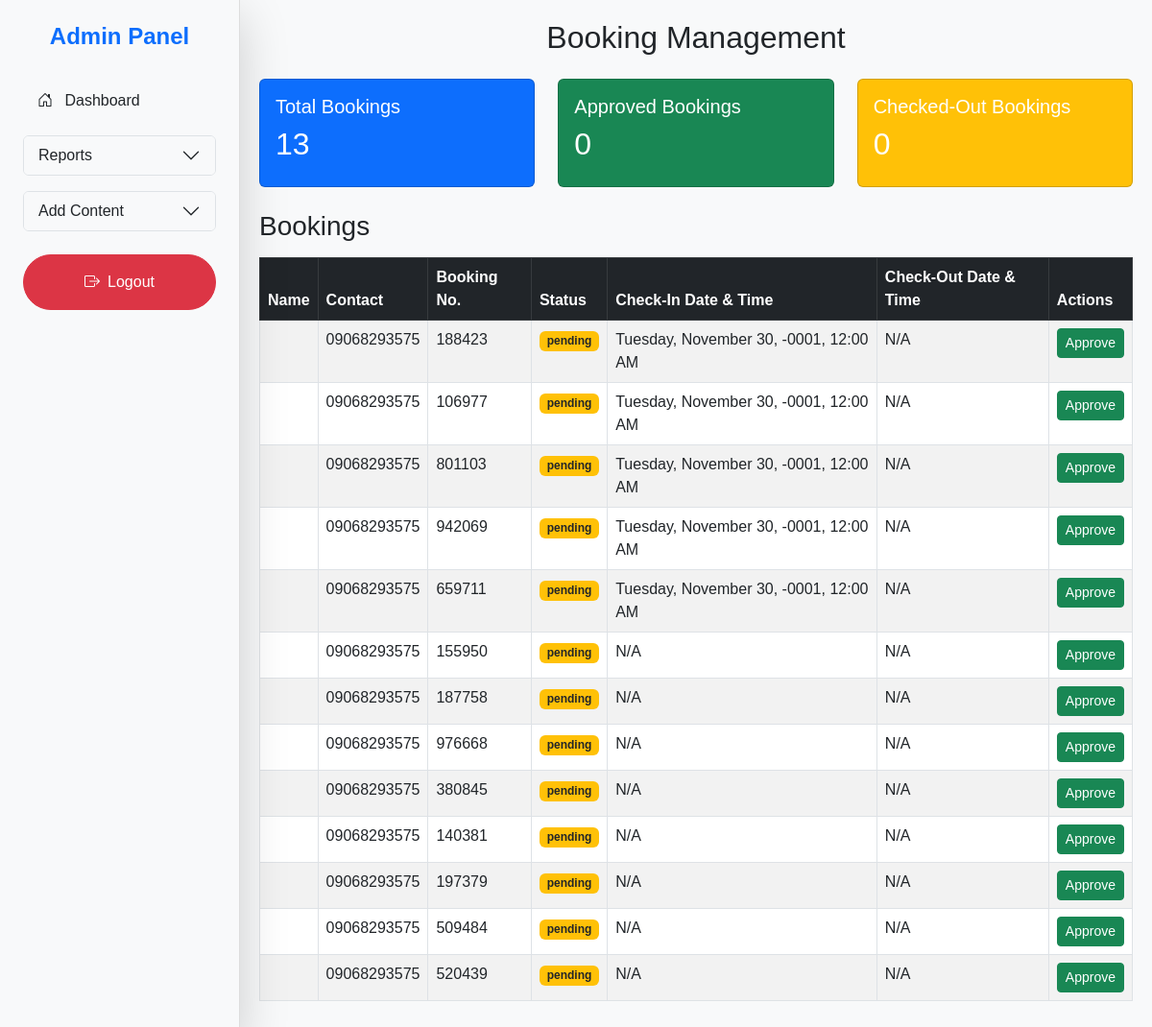
The app's page /admin.php (signed in), older data.
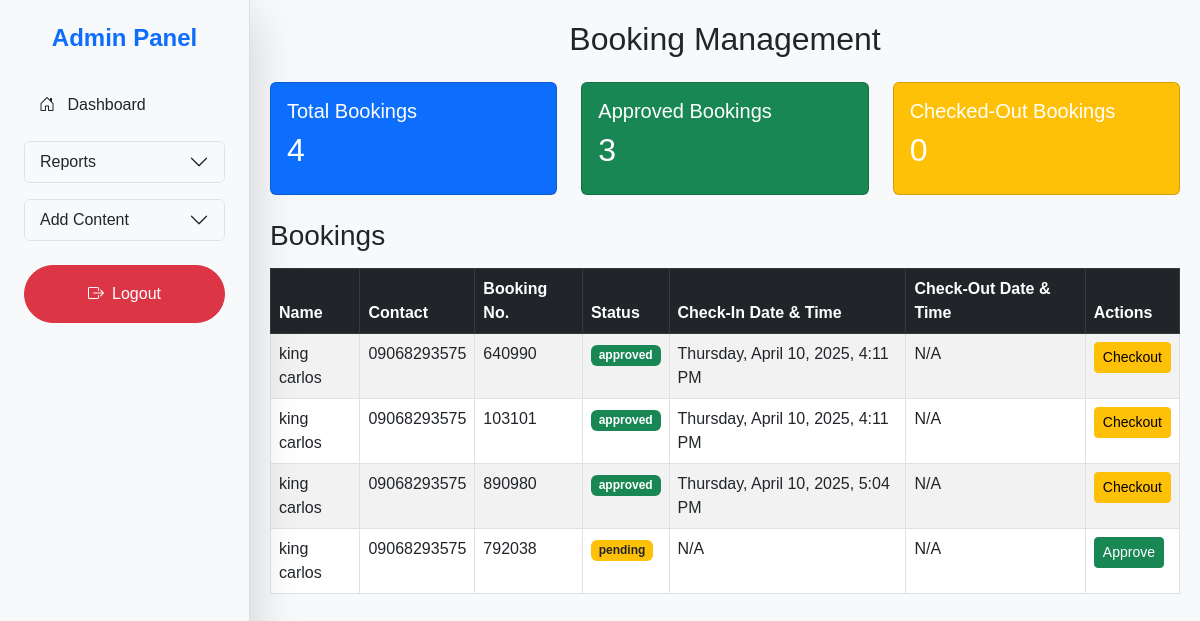
The same page, newer data.
### tables this page shows
CREATE TABLE `bookings` (
  `id` int(11) NOT NULL,
  `firstname` varchar(255) NOT NULL,
  `middlename` varchar(250) NOT NULL,
  `lastname` varchar(250) NOT NULL,
  `contact` varchar(50) NOT NULL,
  `address` text NOT NULL,
  `booking_number` int(11) NOT NULL,
  `date_of_reservation` date DEFAULT NULL,
  `date_of_inquiry` timestamp NOT NULL DEFAULT current_timestamp(),
  `check_in_date` date DEFAULT NULL,
  `check_in_time` time DEFAULT NULL,
  `check_out_date` date DEFAULT NULL,
  `check_out_time` time DEFAULT NULL,
  `swimming_type` enum('daytour','night','barkada_package') NOT NULL,
  `total_pax` int(11) NOT NULL,
  `3yrs_old_below` int(250) NOT NULL,
  `adults` int(11) NOT NULL,
  `kids_seniors_pwds` int(11) NOT NULL,
  `cottage_type` varchar(250) DEFAULT NULL,
  `cottage_quantity` int(11) DEFAULT 0,
  `room_type` enum('Deluxe','Standard','Family') DEFAULT NULL,
  `room_quantity` int(11) DEFAULT 0,
  `total_amount` decimal(10,2) NOT NULL,
  `status` enum('pending','approved','checked_out') DEFAULT 'pending',
  `entrance_fee` decimal(10,2) NOT NULL DEFAULT 0.00,
  `cottage_room_fee` decimal(10,2) NOT NULL DEFAULT 0.00
);

### admin.php (the view, shortened to what this page needs)
<?php
include 'db_connect.php';
$stats_query = "
    SELECT
        COUNT(*) AS total,
        SUM(CASE WHEN status = 'approved' THEN 1 ELSE 0 END) AS total_approved,
        SUM(CASE WHEN status = 'Checked_out' THEN 1 ELSE 0 END) AS total_checked_out
    FROM bookings";
$stats_result = $conn->query($stats_query);
$stats = $stats_result->fetch_assoc();
$total_bookings = $stats['total'] ?? 0;
$total_approved = $stats['total_approved'] ?? 0;
$total_checked_out = $stats['total_checked_out'] ?? 0;
$query = "SELECT * FROM bookings WHERE status IN ('Pending', 'approved', 'Checked_out')";
$result = $conn->query($query);
?>
<!DOCTYPE html>
<html lang="en">
<head>
    <link href="https://cdn.jsdelivr.net/npm/bootstrap@5.3.0/dist/css/bootstrap.min.css" rel="stylesheet">
    <link href="https://cdn.jsdelivr.net/npm/bootstrap-icons/font/bootstrap-icons.css" rel="stylesheet">
</head>
<body>
    <?php include('sidebar.php'); ?>
    <div class="content">
        <h2 class="text-center mb-4">Booking Management</h2>
        <div class="row mb-4">
            <div class="col-md-4">
                <div class="card bg-primary text-white">
                    <div class="card-body">
                        <h5>Total Bookings</h5>
                        <h2><?php echo $total_bookings; ?></h2>
                    </div>
                </div>
            </div>
            <div class="col-md-4">
                <div class="card bg-success text-white">
                    <div class="card-body">
                        <h5>Approved Bookings</h5>
                        <h2><?php echo $total_approved; ?></h2>
                    </div>
                </div>
            </div>
            <div class="col-md-4">
                <div class="card bg-warning text-white">
                    <div class="card-body">
                        <h5>Checked-Out Bookings</h5>
                        <h2><?php echo $total_checked_out; ?></h2>
                    </div>
                </div>
            </div>
        </div>
        <div class="d-flex justify-content-between align-items-center mb-3">
            <h3 class="mb-0">Bookings</h3>
        </div>
        <table class="table table-striped table-bordered">
            <thead class="table-dark">
                <tr>
                    <th>Name</th>
                    <th>Contact</th>
                    <th>Booking No.</th>
                    <th>Status</th>
                    <th>Check-In Date & Time</th>
                    <th>Check-Out Date & Time</th>
                    <th>Actions</th>
                </tr>
            </thead>
            <tbody>
                <?php while ($row = $result->fetch_assoc()) { ?>
                    <tr>
                        <td><?php echo htmlspecialchars($row['firstname'] . ' ' . $row['lastname']); ?></td>
                        <td><?php echo htmlspecialchars($row['contact']); ?></td>
                        <td><?php echo htmlspecialchars($row['booking_number']); ?></td>
                        <td>
                            <span
                                class="badge
                                <?php echo ($row['status'] == 'approved') ? 'bg-success' : (($row['status'] == 'Checked_out') ? 'bg-secondary' : 'bg-warning text-dark'); ?>">
                                <?php echo htmlspecialchars($row['status']); ?>
                            </span>
                        </td>
                        <td><?php
                            echo !empty($row['check_in_date']) && !empty($row['check_in_time'])
                                ? date("l, F j, Y, g:i A", strtotime($row['check_in_date'] . ' ' . substr($row['check_in_time'], 0, 5)))
                                : 'N/A';
                            ?>
                        </td>
                        <td> <?php
                                echo !empty($row['check_out_date']) && !empty($row['check_out_time'])
                                    ? date("l, F j, Y, g:i A", strtotime($row['check_out_date'] . ' ' . substr($row['check_out_time'], 0, 5)))
                                    : 'N/A';
                                ?>
                        </td>
                        <td>
                            <form method="POST" class="d-inline">
                                <?php if ($row['status'] == 'pending') { ?>
                                    <button class="btn btn-success btn-sm"
                                        onclick="confirmAction(event, 'approve', <?php echo $row['id']; ?>, '<?php echo $row['firstname']; ?>')">Approve</button>
                                <?php } ?>
                                <?php if ($row['status'] == 'approved') { ?>
                                    <button class="btn btn-warning btn-sm"
                                        onclick="confirmAction(event, 'checkout', <?php echo $row['id']; ?>, '<?php echo $row['firstname']; ?>')">Checkout</button>
                                <?php } ?>
                            </form>
                        </td>
                    </tr>
                <?php } ?>
            </tbody>
        </table>
    </div>
</body>
</html>

Row changes from the older to the newer data that the page shows:
removed bookings: contact "09068293575", booking_number "188423", status "pending", check_in_date+check_in_time "Tuesday, November 30, -0001, 12:00 AM", shows "N/A"
removed bookings: contact "09068293575", booking_number "106977", status "pending", check_in_date+check_in_time "Tuesday, November 30, -0001, 12:00 AM", shows "N/A"
removed bookings: contact "09068293575", booking_number "801103", status "pending", check_in_date+check_in_time "Tuesday, November 30, -0001, 12:00 AM", shows "N/A"
removed bookings: contact "09068293575", booking_number "942069", status "pending", check_in_date+check_in_time "Tuesday, November 30, -0001, 12:00 AM", shows "N/A"
removed bookings: contact "09068293575", booking_number "659711", status "pending", check_in_date+check_in_time "Tuesday, November 30, -0001, 12:00 AM", shows "N/A"
removed bookings: contact "09068293575", booking_number "155950", status "pending", shows "N/A"
removed bookings: contact "09068293575", booking_number "187758", status "pending", shows "N/A"
removed bookings: contact "09068293575", booking_number "976668", status "pending", shows "N/A"
removed bookings: contact "09068293575", booking_number "380845", status "pending", shows "N/A"
removed bookings: contact "09068293575", booking_number "140381", status "pending", shows "N/A"
removed bookings: contact "09068293575", booking_number "197379", status "pending", shows "N/A"
removed bookings: contact "09068293575", booking_number "509484", status "pending", shows "N/A"
removed bookings: contact "09068293575", booking_number "520439", status "pending", shows "N/A"
added bookings: firstname+lastname "king carlos", contact "09068293575", booking_number "640990", status "approved", check_in_date+check_in_time "Thursday, April 10, 2025, 4:11 PM", shows "N/A"
added bookings: firstname+lastname "king carlos", contact "09068293575", booking_number "103101", status "approved", check_in_date+check_in_time "Thursday, April 10, 2025, 4:11 PM", shows "N/A"
added bookings: firstname+lastname "king carlos", contact "09068293575", booking_number "890980", status "approved", check_in_date+check_in_time "Thursday, April 10, 2025, 5:04 PM", shows "N/A"
added bookings: firstname+lastname "king carlos", contact "09068293575", booking_number "792038", status "pending", shows "N/A"
Text that changed along with them:
$total_bookings: "13" → "4"
$total_approved: "0" → "3"
